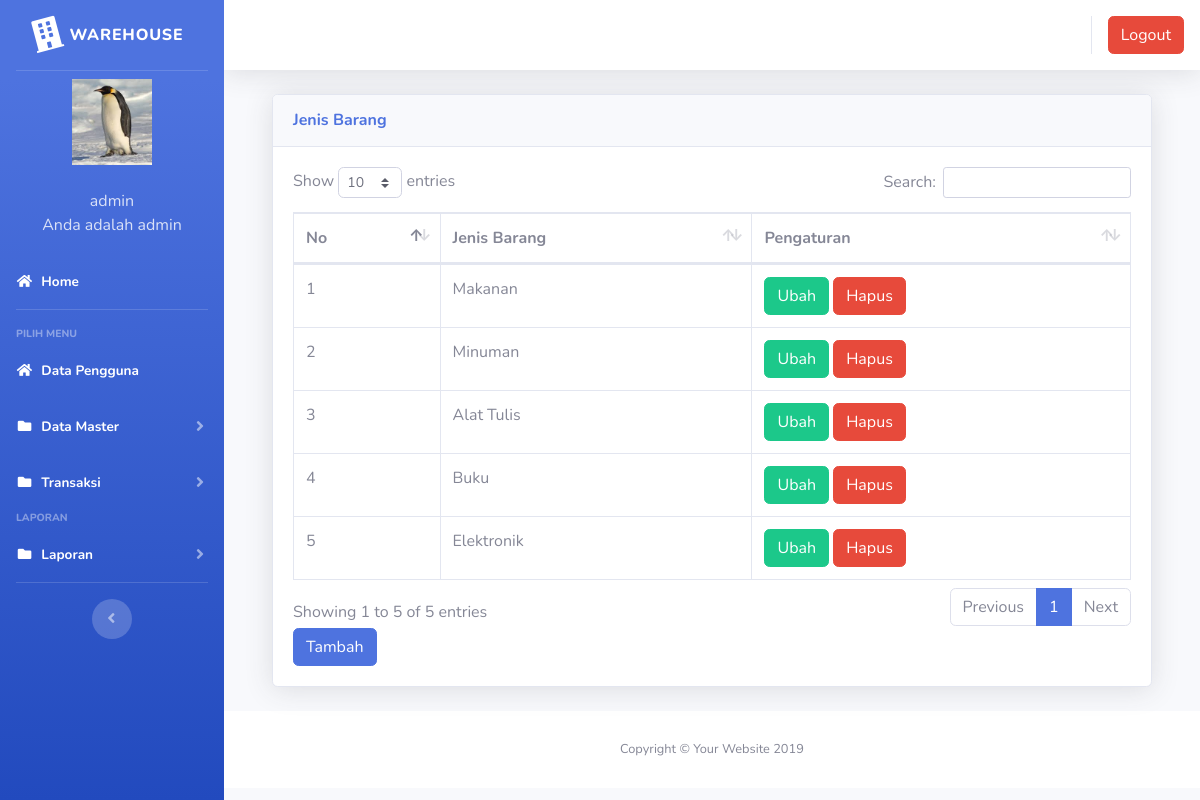
/inventori/index.php?page=jenisbarang (signed in), run on the app's committed database.
### tables this page shows
CREATE TABLE `users` (
  `id` int(11) NOT NULL,
  `nik` varchar(10) NOT NULL,
  `nama` varchar(100) NOT NULL,
  `alamat` varchar(200) NOT NULL,
  `telepon` varchar(100) NOT NULL,
  `username` varchar(100) NOT NULL,
  `password` varchar(100) NOT NULL,
  `level` varchar(25) NOT NULL DEFAULT 'member',
  `foto` varchar(25) NOT NULL
);

CREATE TABLE `jenis_barang` (
  `id` int(11) NOT NULL,
  `jenis_barang` varchar(100) NOT NULL
);

### inventori/page/jenisbarang/jenisbarang.php (the view, shortened to what this page needs)
<div class="container-fluid">
  <div class="card shadow mb-4">
    <div class="card-header py-3">
      <h6 class="m-0 font-weight-bold text-primary">Jenis Barang</h6>
    </div>
    <div class="card-body">
      <div class="table-responsive">
        <table class="table table-bordered" id="dataTable" width="100%" cellspacing="0">
        <thead>
                                <tr>
			<th>No</th>
			<th>Jenis Barang</th>
			<th>Pengaturan</th>
                                </tr>
		</thead>
          <tbody>
            <?php
	$no = 1;
	$sql = $koneksi->query("select * from jenis_barang");
	while ($data = $sql->fetch_assoc()) {
	?>
                                <tr>
                                    <td><?php echo $no++; ?></td>
			<td><?php echo $data['jenis_barang'] ?></td>
			<td>
			<a href="?page=supplier&aksi=ubahsupplier&id=<?php echo $data['jenis_barang'] ?>" class="btn btn-success" >Ubah</a>
			<a onclick="return confirm('Apakah anda yakin akan menghapus data ini?')" href="?page=supplier&aksi=hapussupplier&id=<?php echo $data['kode_supplier'] ?>" class="btn btn-danger" >Hapus</a>
			</td>
                                </tr>
	<?php }?>
		   </tbody>
                        </table>
<a href="?page=jenisbarang&aksi=tambahjenis" class="btn btn-primary" >Tambah</a>
      </div>
    </div>
  </div>
</div>

### inventori/index.php (shortened to what this page needs)
<?php
	$koneksi = new mysqli("localhost","yanuar","@boboho567","login");
	?>
<!DOCTYPE html>
<html lang="en">
<head>
  <link href="vendor/fontawesome-free/css/all.min.css" rel="stylesheet" type="text/css">
  <link href="css/sb-admin-2.min.css" rel="stylesheet">
  <link href="vendor/datatables/dataTables.bootstrap4.min.css" rel="stylesheet">
</head>
<body id="page-top">
  <div id="wrapper">
    <ul class="navbar-nav bg-gradient-primary sidebar sidebar-dark accordion" id="accordionSidebar">
      <a class="sidebar-brand d-flex align-items-center justify-content-center" href="index.php">
        <div class="sidebar-brand-icon rotate-n-15">
          <i class="fas fa-building"></i>
        </div>
        <div class="sidebar-brand-text mx-2">WareHouse</div>
      </a>
      <hr class="sidebar-divider my-0">
 <?php
   if ($_SESSION['admin']) {
	   $user = $_SESSION['admin'];
   }
   $sql =$koneksi->query("select * from users where id='$user'");
   $data = $sql->fetch_assoc();
   ?>
    <li class="d-flex align-items-center justify-content-center">
        <a class="nav-link">
		 <img src="img/<?php echo $data['foto']?>" class="img-circle" width="80" alt="User"/></a>
	  </li>
		 <li class="nav-item ">
        <a class="nav-link">
         	<div class="d-flex align-items-center justify-content-center" class="name">  <?php echo  $data['nama'];?></div></font>
			<div class="d-flex align-items-center justify-content-center" class="email">Anda adalah <?php echo $data['level'];?></div>
		 </a>
      </li>
      <li class="nav-item active">
        <a class="nav-link" href="?page=home">
          <i class="fas fa-fw fa-home"></i>
          <span>Home</span></a>
      </li>
      <hr class="sidebar-divider">
      <div class="sidebar-heading">
        Pilih Menu
      </div>
	    <li class="nav-item active">
        <a class="nav-link" href="?page=pengguna">
          <i class="fas fa-fw fa-home"></i>
          <span>Data Pengguna</span></a>
      </li>
	   <li class="nav-item active">
        <a class="nav-link collapsed" href="#" data-toggle="collapse" data-target="#collapseData" aria-expanded="true" aria-controls="collapseData">
          <i class="fas fa-fw fa-folder"></i>
          <span>Data Master</span>
        </a>
      </li>
	    <li class="nav-item active">
        <a class="nav-link collapsed" href="#" data-toggle="collapse" data-target="#collapsePages" aria-expanded="true" aria-controls="collapsePages">
          <i class="fas fa-fw fa-folder"></i>
          <span>Transaksi</span>
        </a>
      </li>
      <div class="sidebar-heading">
        Laporan
      </div>
	     <li class="nav-item active">
        <a class="nav-link collapsed" href="#" data-toggle="collapse" data-target="#collapseLaporan" aria-expanded="true" aria-controls="collapseLaporan">
          <i class="fas fa-fw fa-folder"></i>
          <span>Laporan</span>
        </a>
      </li>
      <hr class="sidebar-divider d-none d-md-block">
      <div class="text-center d-none d-md-inline">
        <button class="rounded-circle border-0" id="sidebarToggle"></button>
      </div>
    </ul>
    <div id="content-wrapper" class="d-flex flex-column">
      <div id="content">
        <nav class="navbar navbar-expand navbar-light bg-white topbar mb-4 static-top shadow">
          <ul class="navbar-nav ml-auto">
            <li class="nav-item dropdown no-arrow">
			 <div class="top-menu">
        <ul class="nav pull-right top-menu">
		      <li><a onclick="return confirm('Apakah anda yakin akan logout?')" class="btn btn-danger" class="logout" href="logout.php">Logout</a></li>
        </ul>
      </div>
            </li>
          </ul>
        </nav>
        <div class="container-fluid">
		 <section class="content">
		      <?php
			   $page = $_GET['page'];
			   $aksi = $_GET['aksi'];
			   if ($page == "jenisbarang") {
				   if ($aksi == "") {
					   include "page/jenisbarang/jenisbarang.php";
				   }
			   }
			   ?>
    </section>
</div>
      <footer class="sticky-footer bg-white">
        <div class="container my-auto">
          <div class="copyright text-center my-auto">
            <span>Copyright &copy; Your Website 2019</span>
          </div>
        </div>
      </footer>
    </div>
  </div>
  </div>
</body>
</html>

### data on the page
users: foto (picture), nama "admin", level "admin"
jenis_barang: jenis_barang "Makanan"
jenis_barang: jenis_barang "Minuman"
jenis_barang: jenis_barang "Alat Tulis"
jenis_barang: jenis_barang "Buku"
jenis_barang: jenis_barang "Elektronik"
